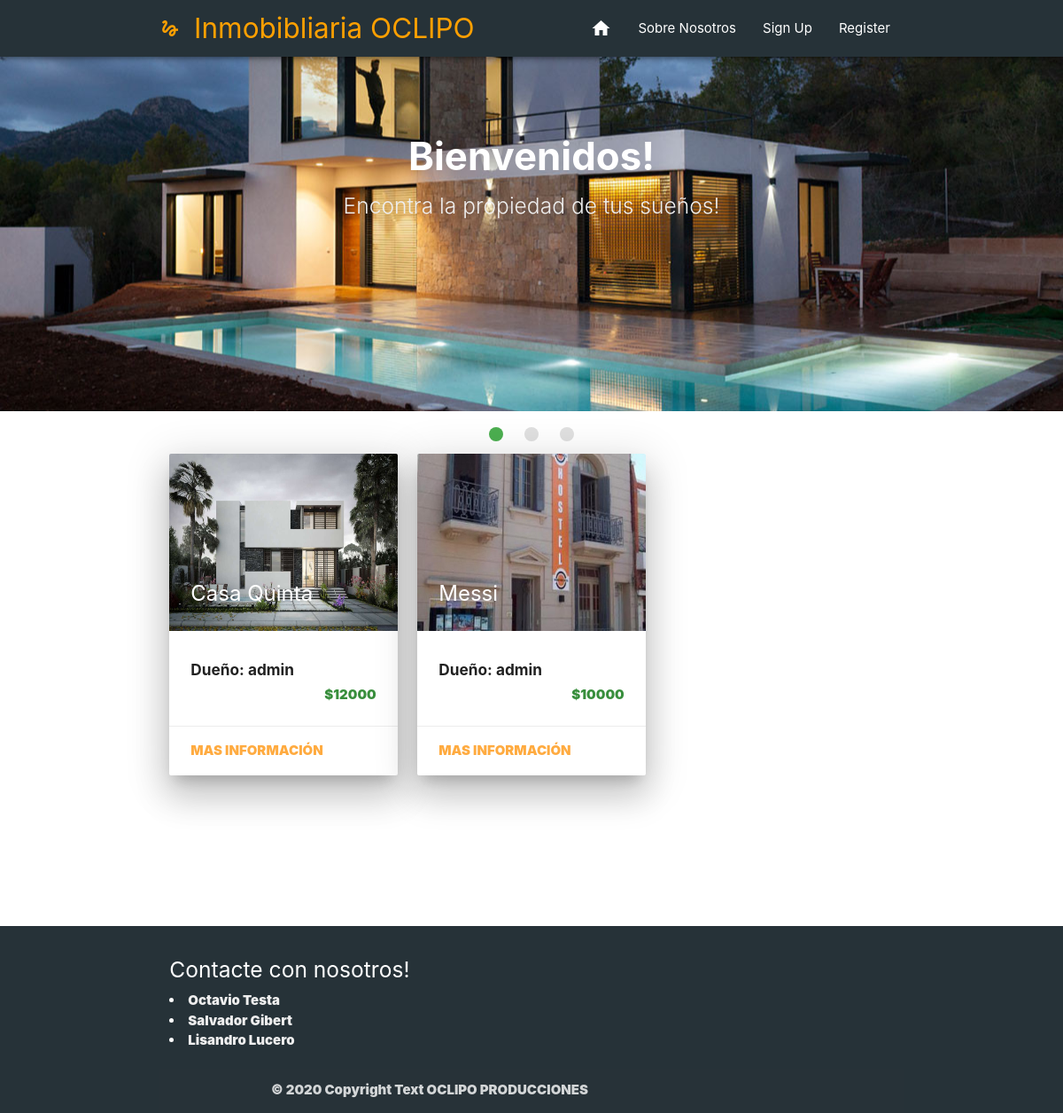
The app's page /, older data.
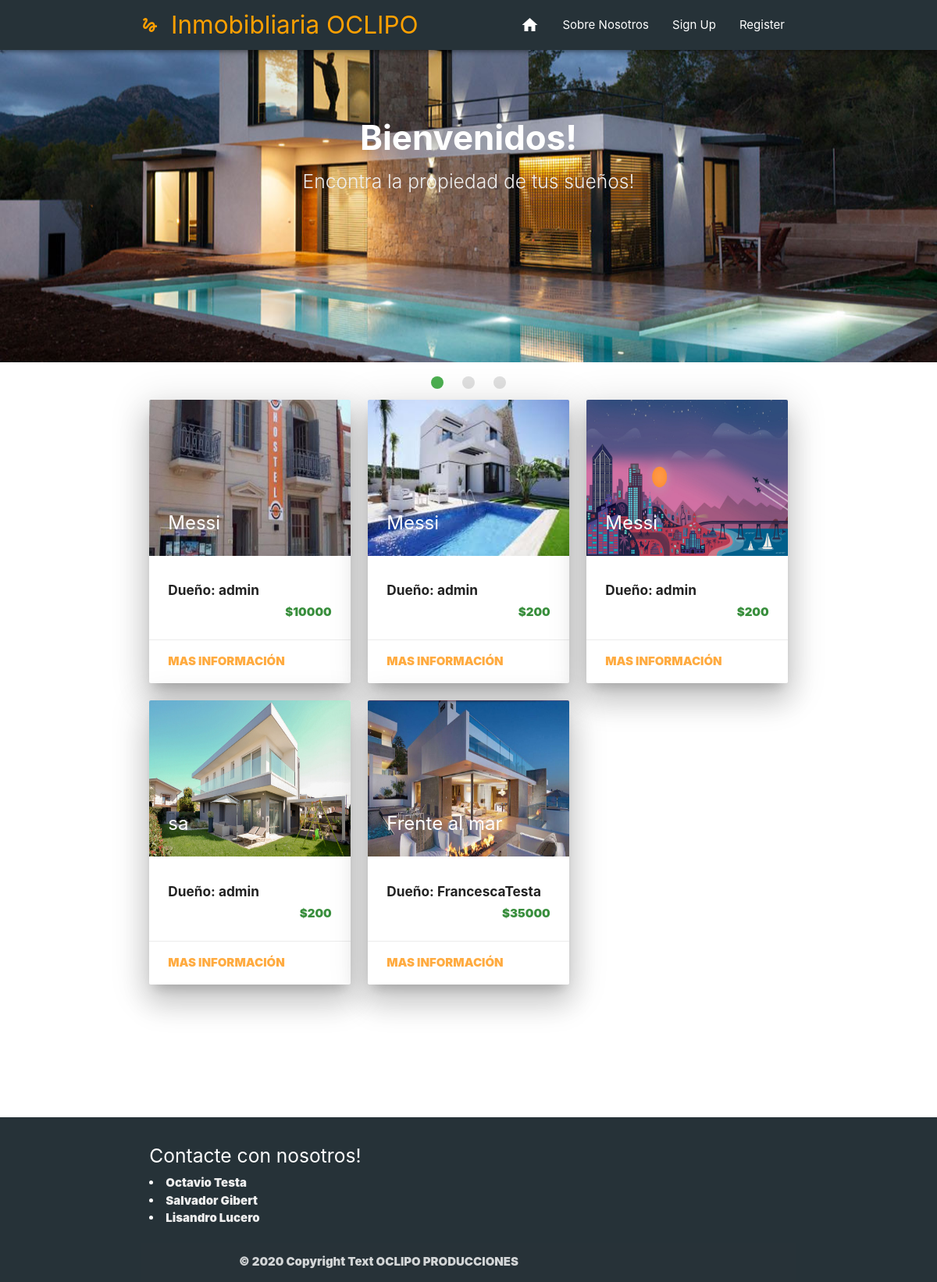
The same page, newer data.
### Inmobibliaria/models.py (models this page shows, shortened)
class Propiedad(models.Model):
    usuario = models.ForeignKey(User, on_delete=models.CASCADE, null=False)
    titulo = models.CharField(max_length=20)
    precio = models.IntegerField()
    ubicacion = models.ForeignKey('Ubicacion', on_delete=models.CASCADE, null=False)
    barrio = models.CharField(max_length=30)
    calle = models.CharField(max_length=30)
    numero = models.IntegerField()
    tipo = models.CharField(max_length=12,choices=TIPO_CHOICES)
    estado = models.CharField(max_length=8,choices=STATUS_CHOICES,default='Venta')
    habitaciones = models.IntegerField()
    baños = models.IntegerField()
    tamaño = models.IntegerField()
    descripcion = models.TextField(max_length=2000)

### Inmobibliaria/views.py (the view)
# urls.py: path('', homeview, name = "home"),
def homeview(request):
    propiedades = Propiedad.objects.all()
    imagenes = []#Array donde voy a guardar las imagenes
    for pro in propiedades: #Itero los libros
        imagen = Imagen.objects.filter(propiedad=pro).first() #Geteo la primera imagen que corresponda a ese libro
        imagenes.append(imagen.foto) #Agrego su nombre
    return render(request, "Inmobibliaria/home.html",{'propiedades':propiedades, 'imagenes':imagenes})

### Inmobibliaria/templatetags/index.py (called while the page is built)
@register.filter
def index(indexable, i):
    return indexable[i]

### Inmobibliaria/templates/Inmobibliaria/home.html (shortened to what this page needs)
{% extends 'Inmobibliaria/base.html' %}
{% block content %}
{% include 'Inmobibliaria/imagenes.html' %}
<div class="container ">
    <div class="row">
        {% load index %}
      {% for pro in propiedades %}
        <div class="col s12 m4">
          <div class="card z-depth-5">
            <div class="card-image ">
              <img class="materialboxed" src = "media/{{ imagenes|index:forloop.counter0 }}" width="200" height="200">
              <span class="card-title text-darken-2 " ><b>{{pro.titulo}}<b/></span>
            </div>
            <div class="card-content">
              <h6 class="truncate"><b> Dueño: {{pro.usuario}} </b></h6>
              <p class="truncate right-align green-text text-darken-2"><b>${{pro.precio}}<b/></p>
            </div>
            <div class="card-action">
              <a href="propiedad/{{pro.id}}">Mas Información</a>
            </div>
          </div>
        </div>
      {% endfor %}
      </div>
      </div>
<br>
<br>
<br>
<br>
<br>
<br>
        <footer class="page-footer blue-grey darken-4 ">
          <div class="container">
            <div class="row">
              <div class="col l6 s12">
                <h5 class="white-text">Contacte con nosotros!</h5>
                  <li><a class="grey-text text-lighten-3" href="https://www.instagram.com/octa.testa/"> Octavio Testa</a></li>
                  <li><a class="grey-text text-lighten-3" href="https://www.instagram.com/salvagibert/"> Salvador Gibert</a></li>
                  <li><a class="grey-text text-lighten-3" href="https://www.instagram.com/licholucero_/"> Lisandro Lucero</a></li>
              </div>
          </div>
          <div class="footer-copyright">
            <div class="container">
            © 2020 Copyright Text OCLIPO PRODUCCIONES
            </div>
          </div>
        </footer>
{% endblock %}

### Inmobibliaria/templates/Inmobibliaria/base.html (shortened to what this page needs)
<!DOCTYPE html>
<html lang="en">
    <link rel="stylesheet" href="https://cdnjs.cloudflare.com/ajax/libs/materialize/1.0.0/css/materialize.min.css">
</head>
<body >
{% include 'Inmobibliaria/navbar.html' %}
{% block content %}
{% endblock %}
</body>
</html>

### Inmobibliaria/templates/Inmobibliaria/navbar.html (shortened to what this page needs)
{% load static %}
<div class="navbar-fixed  ">
    <nav class="blue-grey darken-4 z-depth-2 ">
      <div class="nav-wrapper container ">
        <a class="brand-logo text-warning amber-text text-darken-2 " href="{% url "home" %}" ><i class="medium material-icons ">gesture</i>Inmobibliaria OCLIPO</a>
        <ul id="nav-mobile" class="right hide-on-med-and-down text-warning">
          <li><a href="/" ><i class="medium material-icons  ">home</i></a>
          <li><a href="" class="">Sobre Nosotros</a></li>
{% if user.is_authenticated %}
            <li><a href="/logout" class="">Log Out</a></li>
            <li><a  class="amber-text text-darken-2">{{user.username}}</a></li>
{% else %}
            <li><a href="/login" class="">Sign Up</a></li>
            <li><a href="/register" class="">Register</a></li>
{% endif %}
        </ul>
      </div>
    </nav>
  </div>

### Inmobibliaria/templates/Inmobibliaria/imagenes.html (shortened to what this page needs)
{% load static %}
<div class="slider">
    <ul class="slides ">
      <li>
          <img src="{% static 'foto1.jpg' %}">
        <div class="caption center-align ">
          <h3><b>Bienvenidos!</b></h3>
          <h5 class="light grey-text text-lighten-3">Encontra la propiedad de tus sueños!</h5>
        </div>
      </li>
</ul>
    </div>

Row changes from the older to the newer data that the page shows:
removed Propiedad: shows a picture, titulo "Casa Quinta", usuario "admin", precio "12000"
added Propiedad: shows a picture, titulo "Messi", usuario "admin", precio "200"
added Propiedad: shows a picture, titulo "Messi", usuario "admin", precio "200"
added Propiedad: shows a picture, titulo "sa", usuario "admin", precio "200"
added Propiedad: shows a picture, titulo "Frente al mar", usuario "FrancescaTesta", precio "35000"
